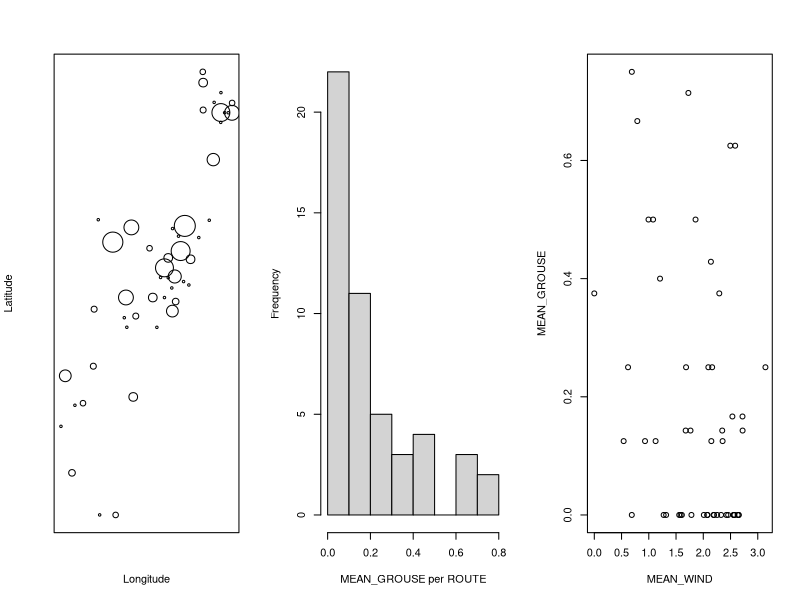
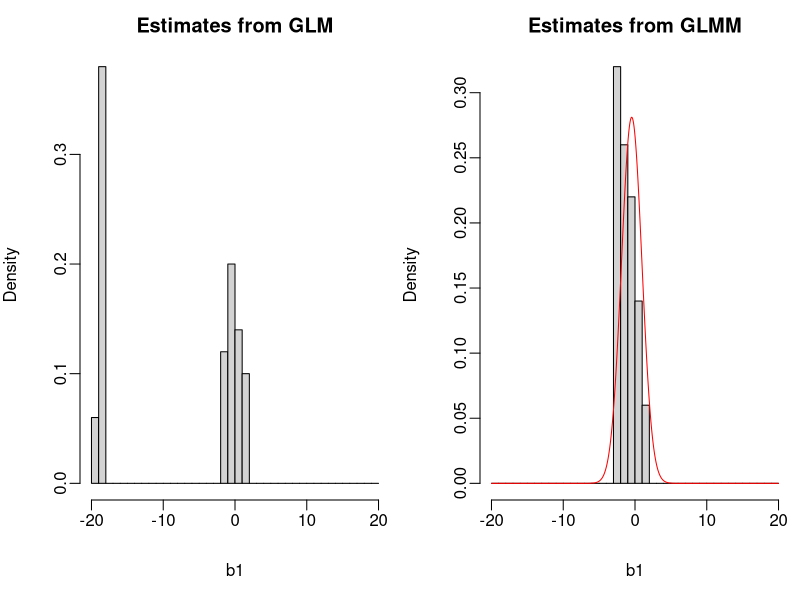

These charts were generated, in order, by the following R code:
#Quinn Smith code, Connor & Janelle 
# PS3
# due 3 October, 2023 by midnight

# This problem set is to check to make sure you are up and running in R, and it begins to explore the ruffed grouse data. It is based on correlated_data Ch1 ("Ch_1_10Aug18.R") sections 1.5 to 1.7.

# For the homework, EACH INDIVIDUAL SHOULD TURN IN A SEPARATE .R FILE. Start with the code from correlated_data ("Ch_1_10Aug18.R") and add to it anything you need. Identify you new code (so I can find it) by placing it between marker rows #~~~~~~~~~~~~~~~~~~~~~~~~~~~. I will get your full answers to the questions by randomly asking people in class, so there is no need for you to write them down.

# 1. What questions do you have about the material in section 1.5 to 1.7? What needs more explanation? I'm serious about asking this question, because I want to improve the book. (NOTE: This requires NO NEW R CODE.)

# 2. Suppose Y1, Y2, and Y3 are independent normal random variables with variances 1, 2, and 3, respectively. You can think of (Y1 + Y3) and (Y2 + Y3) as the number of grouse observed in station 1 and station 2 of route 1: Y3 gives the random effect that is common to all stations within route 1, while Y1 and Y2 give the station-specific random effects for stations 1 and 2 within route 1. What is the covariance between (Y1 + Y3) and (Y2 + Y3)?  If you want, check your answer with a simulation.

#  Cov(Y1 + Y3, Y2 + Y3) = Cov(Y1, Y2) + Cov(Y1, Y3) + Cov(Y2, Y3) + Cov(Y3, Y3)
#Since Y1, Y2, and Y3 are independent, Cov(Y1, Y2) = Cov(Y1, Y3) = Cov(Y2, Y3) = 0.
#Also, the covariance of a random variable with itself is equal to its variance, so Cov(Y3, Y3) = Var(Y3) = 3.
#The covariance between (Y1 + Y3) and (Y2 + Y3) simplifies to:
# Cov(Y1 + Y3, Y2 + Y3) = 0 + 0 + 0 + 3 = 3
#So, the covariance between (Y1 + Y3) and (Y2 + Y3) is 3? 0?

#3 
#1. Develop and compare a LM fit to the station-level data treating route as a factor to the LMM
#treating route as a random effect (subsection 1.5.5). Do they give similar conclusions? Is the
#comparison between these LM and LMM similar to the comparison between the GLM treating
#route as a factor (subsection 1.5.3) and the GLMM treating route as a random effect (subsection
#                                                                                     1.5.4)? Produce a figure like figure 1.2. Does this explain your answer in the same way figure
#1.3 explains the difference between the GLM and GLMM





# code from Ch_1_10Aug18.R

#################################################################
# 1.3 Dataset
#################################################################

# Metadata for "grouse_data.csv"

# ROUTE
# IDs for 50 roadside routes. These data are simulated to have similar characteristics as the original, real data.

# STATION
# IDs for each survey station, with up to 8 STATIONS per ROUTE.

# LAT
# X coordinate of survey station. UTM zone 15N NAD83 datum.

# LONG
# Y coordinate of survey station. UTM zone 15N NAD83 datum.

# WIND
# Wind speed (km/hour) recorded at 1.4m above ground at the end of the survey.

# TEMP
# Temperature (°C) recorded at 1.4m above ground at the end of the survey.

# GROUSE
# Detection/non-detection of Ruffed Grouse (1 = detected, 0 = not detected).

# read data
d <- read.csv(file="grouse_data.csv", header=T)

# STATION and ROUTE were uploaded as integers; this converts them to factors.
d$STATION <- as.factor(d$STATION)
d$ROUTE <- as.factor(d$ROUTE)

# To see the first 20 rows of data, you can use:
head(d, 20)

# Combine all values for each ROUTE.
w <- data.frame(aggregate(cbind(d$GROUSE, d$WIND, d$LAT, d$LONG), by = list(d$ROUTE), FUN = mean))

# For clarity, I've added the column names.
names(w) <- c("ROUTE","MEAN_GROUSE","MEAN_WIND","LAT","LONG")

# Finally, I want the count of the number of STATIONS per ROUTE, and the number of GROUSE.
w$GROUSE <- aggregate(d$GROUSE, by = list(d$ROUTE), FUN = sum)[,2]
w$STATIONS <- aggregate(array(1, c(nrow(d), 1)), by = list(d$ROUTE), FUN = sum)[,2]

# This is what the aggregated data look like:
head(w)

# Fig. 1.1
# To take a look at the data, this plots MEAN_GROUSE against LAT and LONG, using the size of the point to give the mean number of observations per route. "cex" gives the point size, and I've added 0.1 to w$MEAN_GROUSE so that routes with zero counts are still shown
par(mfrow=c(1,3))
plot(LAT ~ LONG, data=w, pch=1, cex=5*(MEAN_GROUSE+.1), xaxt="n", yaxt="n", xlab="Longitude", ylab="Latitude")

# This histogram shows the variability in grouse counts per ROUTE.
hist(w$MEAN_GROUSE, main="", xlab="MEAN_GROUSE per ROUTE")

# It looks like there are fewer GROUSE seen when the wind speed is higher
plot(MEAN_GROUSE ~ MEAN_WIND, data=w)

#########################################################
# 1.5 Station-level analyses
#########################################################
library(lme4)

######
# 1.5.1 LM at the station level
summary(lm(GROUSE ~ WIND, data=d))

######
# 1.5.2 GLM at the station level
summary(glm(GROUSE ~ WIND, data=d, family=binomial))

# quasi-GLM: This is not appropriate, because for binary (0 or 1) data, the variance has to be m(1-m)

######
# 1.5.3 GLM with ROUTE as a factor
library(car)
Anova(glm(GROUSE ~ WIND + ROUTE, data=d, family=binomial))

######
# 1.5.4 GLMM: 
summary(glmer(GROUSE ~ WIND + (1 | ROUTE), data=d, family=binomial))

# Demonstration of the structure of a mixed model by comparing the glm having ROUTEs as factors with the glmm having ROUTEs as a random variable.
z.glm <- glm(GROUSE ~ 0 + WIND + ROUTE, data=d, family=binomial)

z.glmm <- glmer(GROUSE ~ WIND + (1 | ROUTE), data=d, family=binomial)

# Fig. 1.3
par(mfrow=c(1,2), mai=c(1,.8,.5,.1), mgp=c(3,.5,0))

# This plots the 50 values of route-factor coefficients
hist(z.glm$coef[2:51], breaks=(-20:20), freq=F,  main="Estimates from GLM", xlab="b1")

# This plots the 50 values of the random effects associated with the 50 routes
hist(coef(z.glmm)$ROUTE[[1]], breaks=(-20:20), freq=F, main="Estimates from GLMM", xlab="b1")
lines(.02*(-1000:1000), dnorm(.02*(-1000:1000), mean=fixef(z.glmm)['WIND'], sd=summary(z.glmm)$var[[1]][1]^.5), col="red")

# This is the variance of the ROUTE coefficients that can be compared to the ROUTE random effect in the GLMM. It is much larger.
var(z.glm$coef[2:51])
# This is due to the outlier estimates of the ROUTE coefficents of zero


# Produce a data.frame d.no0 that only contains ROUTES with at least one grouse observation, and then enalyze it with glm() and glmer(). The results for the glm() and glmm() are much more similar.
w.no0 <- w[w$MEAN_GROUSE > 0,]
d.no0 <- d[is.element(d$ROUTE, w.no0$ROUTE),]

Anova(glm(GROUSE ~ WIND + ROUTE, data=d.no0, family=binomial))
summary(glmer(GROUSE ~ WIND + (1 | ROUTE), data=d.no0, family=binomial))

######
# 1.5.5 LMM: Even though this is a linear model, it incorporates the non-independence of STATIONS within ROUTES.
summary(lmer(GROUSE ~ WIND + (1 | ROUTE), data=d))

#~~~~~~~~~~~~~~~~~~~~~~~~~~~~~~~~~~~~~~~~~~~~~~~~~~~~~~~~~~~~~~~~
# 3.  (from book) Fit a LM to the station-level data treating route as a factor. This is similar to the LMM treating route as a random effect (subsection 1.5.5). Do they give similar results about the effect of WIND on GROUSE? Is the comparison between these LM and LMM similar to the comparison between the GLM treating route as a factor (subsection 1.5.3) and the GLMM treating route as a random effect (subsection 1.5.4)? Produce a figure like figure 1.3. Does this explain your answer in the same way figure 1.3 explains the difference between the GLM and GLMM?

#~~~~~~~~~~~~~~~~~~~~~~~~~~~~~~~~~~~~~~~~~~~~~~~~~~~~~~~~~~~~~~~~
#~~~~~~~~~~~~~~~~~~~~~~~~~~~~~~~~~~~~~~~~~~~~~~~~~~~~~~~~~~~~~~~~
# 4. In section 1.4.5 there is a simulation for the GLMM model of route-level data. How could you use a model (it has to be a different model) for station-level data to test whether the P-values given by the LMM (section 1.5.5) are correct? This question is similar to Question 4 in Problem Set 2.

#~~~~~~~~~~~~~~~~~~~~~~~~~~~~~~~~~~~~~~~~~~~~~~~~~~~~~~~~~~~~~~~~

#########################################################
# 1.6 Reiteration of results
#########################################################
# Here are all nine models you've run so far

# Route-level methods
summary(lm(asin(sqrt(MEAN_GROUSE)) ~ MEAN_WIND, data=w))$coef

w$SUCCESS <- cbind(w$GROUSE, w$STATIONS - w$GROUSE)
summary(glm(SUCCESS ~ MEAN_WIND, family = binomial, data=w))$coef

summary(glm(SUCCESS ~ MEAN_WIND, family = quasibinomial, data=w))$coef

summary(glmer(SUCCESS ~ MEAN_WIND + (1 | ROUTE), data=w, family=binomial))$coef

# Station-level methods
summary(lm(GROUSE ~ WIND, data=d))$coef

summary(glm(GROUSE ~ WIND, data=d, family=binomial))$coef

summary(glm(GROUSE ~ WIND + ROUTE, data=d, family=binomial))$coef[1:2,]

summary(glmer(GROUSE ~ WIND + (1 | ROUTE), data=d, family=binomial))$coef

summary(lmer(GROUSE ~ WIND + (1 | ROUTE), data=d))$coef